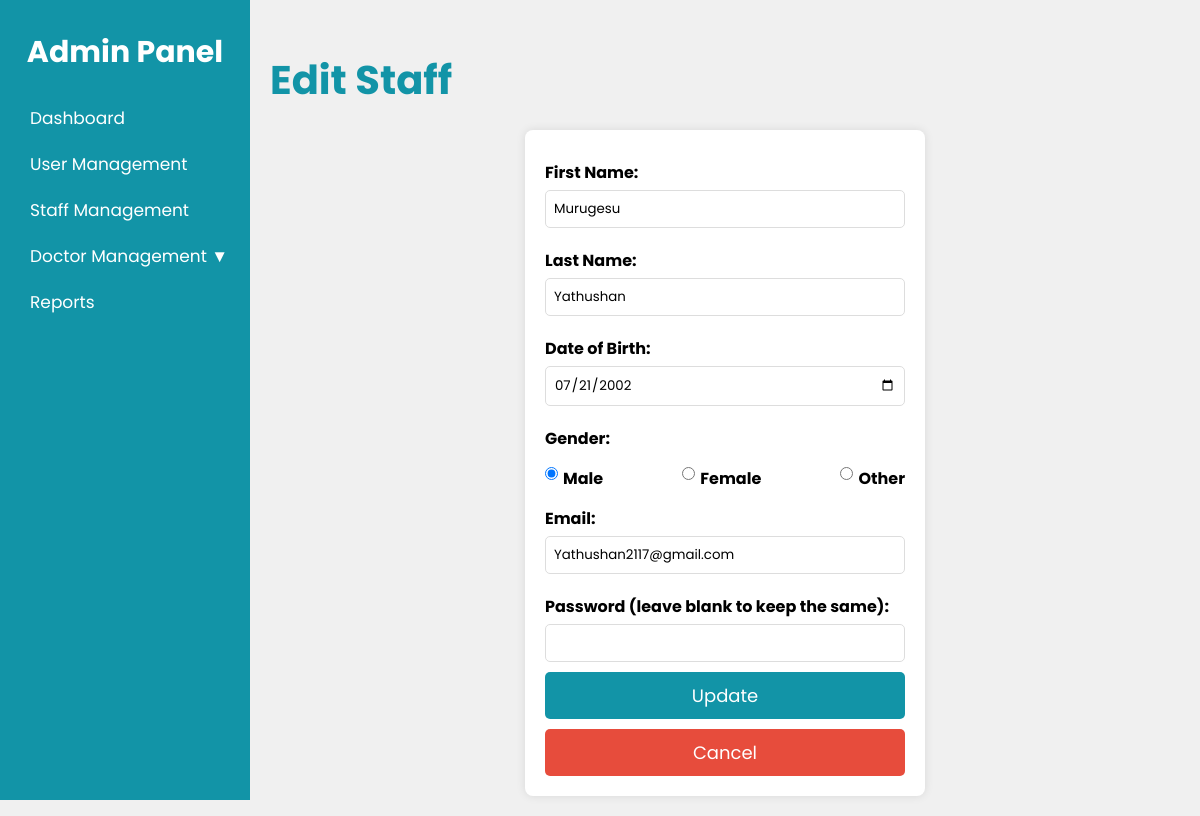
Page /Admin/edit_staff.php?id=1 on the committed database.
### tables this page shows
CREATE TABLE IF NOT EXISTS `staff_users` (
  `id` int NOT NULL AUTO_INCREMENT,
  `firstName` varchar(50) NOT NULL,
  `lastName` varchar(50) NOT NULL,
  `dateOfBirth` date NOT NULL,
  `gender` enum('Male','Female','Other') NOT NULL,
  `email` varchar(50) NOT NULL,
  `password` varchar(50) NOT NULL,
  PRIMARY KEY (`id`),
  UNIQUE KEY `email` (`email`)
);

### Admin/edit_staff.php (the view, shortened to what this page needs)
<?php
include('connect.php');
if (isset($_GET['id'])) {
    $id = $_GET['id'];
    $query = "SELECT * FROM staff_users WHERE id = $id";
    $result = mysqli_query($conn, $query);
    $row = mysqli_fetch_assoc($result);
}
?>
<!DOCTYPE html>
<html lang="en">
<head>
    <link rel="stylesheet" type="text/css" href="staff_management.css">
</head>
<body>
    <div class="admin-container">
        <nav class="sidebar">
            <h2>Admin Panel</h2>
            <ul>
                <li><a href="dashboard.php">Dashboard</a></li>
                <li><a href="user_management.php">User Management</a></li>
                <li><a href="staff_management.php">Staff Management</a></li>
                <li>
                    <a href="#">Doctor Management ▼</a>
                </li>
                <li><a href="reports.php">Reports</a></li>
            </ul>
        </nav>
        <div class="main-content">
            <h1 class="tittle">Edit Staff</h1>
            <form method="POST" action="edit_staff.php">
                <label for="firstName">First Name:</label>
                <input type="text" name="firstName" value="<?php echo htmlspecialchars($row['firstName']); ?>" required>
                <label for="lastName">Last Name:</label>
                <input type="text" name="lastName" value="<?php echo htmlspecialchars($row['lastName']); ?>" required>
                <label for="dateOfBirth">Date of Birth:</label>
                <input type="date" name="dateOfBirth" value="<?php echo htmlspecialchars($row['dateOfBirth']); ?>"
                    required>
                <label for="gender">Gender:</label>
                <div class="gender-options">
                    <label><input type="radio" name="gender" value="Male" <?php echo ($row['gender'] == 'Male' ? 'checked' : ''); ?> required> Male</label>
                    <label><input type="radio" name="gender" value="Female" <?php echo ($row['gender'] == 'Female' ? 'checked' : ''); ?>> Female</label>
                    <label><input type="radio" name="gender" value="Other" <?php echo ($row['gender'] == 'Other' ? 'checked' : ''); ?>> Other</label>
                </div>
                <label for="email">Email:</label>
                <input type="email" name="email" value="<?php echo htmlspecialchars($row['email']); ?>" required>
                <label for="password">Password (leave blank to keep the same):</label>
                <input type="password" name="password">
                <button class="update-btn" type="submit">Update</button>
                <a href="staff_management.php" class="cancel-btn">Cancel</a>
            </form>
        </div>
    </div>
</body>
</html>

### Admin/staff_management.css (style rules this page uses)
* { margin: 0; padding: 0; font-family: "Poppins", sans-serif; box-sizing: border-box; }
body { background-color: #f0f0f0; }
.admin-container { display: flex; flex-direction: row; }
.sidebar { width: 250px; background-color: #1294A7; color: white; height: 100vh; padding-top: 20px; display: flex; flex-direction: column; position: fixed; }
.sidebar h2 { color: white; text-align: center; padding-top: 10px; margin-bottom: 20px; font-size: 30px; }
.sidebar ul { list-style-type: none; padding: 0; }
.sidebar ul li { font-size: 17px; padding: 10px 20px; }
.sidebar ul li a { color: white; text-decoration: none; display: block; padding-left:10px; border-radius: 5px; transition:transform 0.3s, background-color 0.3s ease; }
.main-content { flex-grow: 1; margin-top: 30px; padding: 20px; margin-left: 250px; }
.main-content .tittle { color: #1294A7; font-size: 40px; }
.gender-options { display: flex; justify-content: space-between; margin-top: 5px; }
.gender-options label { display: flex; align-items: center; cursor: pointer; }
.gender-options input { margin-right: 5px; }
form { background: white; padding: 20px; max-width: 400px; margin: auto; margin-top: 20px; border-radius: 8px; box-shadow: 0px 0px 10px rgba(0, 0, 0, 0.1); }
form label { display: block; margin: 10px 0 5px; font-weight: bold; }
form input { width: 100%; padding: 8px; border: 1px solid #ddd; border-radius: 5px; margin-bottom: 10px; }
.update-btn { background-color: #1294A7; color: white; font-size: 18px; padding: 10px; border: none; border-radius: 5px; width: 100%; cursor: pointer; transition: 0.3s; }
.cancel-btn { display: block; text-align: center; font-size: 18px; background-color: #e74c3c; padding: 10px; color: white; text-decoration: none; border-radius: 5px; margin-top: 10px; }

### rows in the picture
staff_users: firstName "Murugesu", lastName "Yathushan", dateOfBirth "07/21/2002", gender "☑ Male", gender "☐ Female", gender "☐ Other", email "Yathushan2117@gmail.com"
